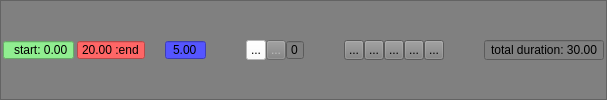
    <widget class="QFrameButtons" name="frame_buttons">
     <property name="sizePolicy">
      <sizepolicy hsizetype="MinimumExpanding" vsizetype="Fixed">
       <horstretch>0</horstretch>
       <verstretch>0</verstretch>
      </sizepolicy>
     </property>
     <property name="minimumSize">
      <size>
       <width>0</width>
       <height>22</height>
      </size>
     </property>
     <property name="styleSheet">
      <string notr="true">background: gray</string>
     </property>
     <property name="frameShape">
      <enum>QFrame::StyledPanel</enum>
     </property>
     <property name="frameShadow">
      <enum>QFrame::Raised</enum>
     </property>
     <property name="lineWidth">
      <number>1</number>
     </property>
     <layout class="QHBoxLayout" name="horizontalLayout">
      <property name="spacing">
       <number>0</number>
      </property>
      <property name="leftMargin">
       <number>2</number>
      </property>
      <property name="topMargin">
       <number>0</number>
      </property>
      <property name="rightMargin">
       <number>2</number>
      </property>
      <property name="bottomMargin">
       <number>0</number>
      </property>
      <item>
       <widget class="QDoubleSpinBox" name="doubleSpinBox_start">
        <property name="sizePolicy">
         <sizepolicy hsizetype="Fixed" vsizetype="Fixed">
          <horstretch>0</horstretch>
          <verstretch>0</verstretch>
         </sizepolicy>
        </property>
        <property name="minimumSize">
         <size>
          <width>0</width>
          <height>0</height>
         </size>
        </property>
        <property name="maximumSize">
         <size>
          <width>80</width>
          <height>20</height>
         </size>
        </property>
        <property name="styleSheet">
         <string notr="true">background-color: lightgreen</string>
        </property>
        <property name="alignment">
         <set>Qt::AlignRight|Qt::AlignTrailing|Qt::AlignVCenter</set>
        </property>
        <property name="buttonSymbols">
         <enum>QAbstractSpinBox::NoButtons</enum>
        </property>
        <property name="prefix">
         <string>start: </string>
        </property>
        <property name="decimals">
         <number>2</number>
        </property>
       </widget>
      </item>
      <item>
       <spacer name="horizontalSpacer_4">
        <property name="orientation">
         <enum>Qt::Horizontal</enum>
        </property>
        <property name="sizeType">
         <enum>QSizePolicy::Minimum</enum>
        </property>
        <property name="sizeHint" stdset="0">
         <size>
          <width>3</width>
          <height>20</height>
         </size>
        </property>
       </spacer>
      </item>
      <item>
       <widget class="QDoubleSpinBox" name="doubleSpinBox_end">
        <property name="sizePolicy">
         <sizepolicy hsizetype="Fixed" vsizetype="Fixed">
          <horstretch>0</horstretch>
          <verstretch>0</verstretch>
         </sizepolicy>
        </property>
        <property name="minimumSize">
         <size>
          <width>61</width>
          <height>0</height>
         </size>
        </property>
        <property name="maximumSize">
         <size>
          <width>80</width>
          <height>20</height>
         </size>
        </property>
        <property name="styleSheet">
         <string notr="true">background-color: #ff6666</string>
        </property>
        <property name="buttonSymbols">
         <enum>QAbstractSpinBox::NoButtons</enum>
        </property>
        <property name="prefix">
         <string/>
        </property>
        <property name="suffix">
         <string> :end</string>
        </property>
        <property name="value">
         <double>20.000000000000000</double>
        </property>
       </widget>
      </item>
      <item>
       <spacer name="horizontalSpacer_6">
        <property name="orientation">
         <enum>Qt::Horizontal</enum>
        </property>
        <property name="sizeType">
         <enum>QSizePolicy::Minimum</enum>
        </property>
        <property name="sizeHint" stdset="0">
         <size>
          <width>20</width>
          <height>20</height>
         </size>
        </property>
       </spacer>
      </item>
      <item>
       <widget class="QDoubleSpinBox" name="doubleSpinBox_cursor">
        <property name="sizePolicy">
         <sizepolicy hsizetype="Fixed" vsizetype="Fixed">
          <horstretch>0</horstretch>
          <verstretch>0</verstretch>
         </sizepolicy>
        </property>
        <property name="minimumSize">
         <size>
          <width>0</width>
          <height>0</height>
         </size>
        </property>
        <property name="maximumSize">
         <size>
          <width>85</width>
          <height>20</height>
         </size>
        </property>
        <property name="layoutDirection">
         <enum>Qt::LeftToRight</enum>
        </property>
        <property name="styleSheet">
         <string notr="true">background-color: #5555ff</string>
        </property>
        <property name="wrapping">
         <bool>false</bool>
        </property>
        <property name="alignment">
         <set>Qt::AlignCenter</set>
        </property>
        <property name="buttonSymbols">
         <enum>QAbstractSpinBox::NoButtons</enum>
        </property>
        <property name="prefix">
         <string/>
        </property>
        <property name="decimals">
         <number>2</number>
        </property>
        <property name="singleStep">
         <double>1.000000000000000</double>
        </property>
        <property name="value">
         <double>5.000000000000000</double>
        </property>
       </widget>
      </item>
      <item>
       <spacer name="horizontalSpacer_3">
        <property name="orientation">
         <enum>Qt::Horizontal</enum>
        </property>
        <property name="sizeType">
         <enum>QSizePolicy::Expanding</enum>
        </property>
        <property name="sizeHint" stdset="0">
         <size>
          <width>40</width>
          <height>20</height>
         </size>
        </property>
       </spacer>
      </item>
      <item>
       <widget class="QToolButton" name="toolButton_keyPose">
        <property name="sizePolicy">
         <sizepolicy hsizetype="Fixed" vsizetype="Fixed">
          <horstretch>0</horstretch>
          <verstretch>0</verstretch>
         </sizepolicy>
        </property>
        <property name="maximumSize">
         <size>
          <width>20</width>
          <height>20</height>
         </size>
        </property>
        <property name="toolTip">
         <string>&lt;html&gt;&lt;head/&gt;&lt;body&gt;&lt;p&gt;&lt;span style=&quot; font-weight:600;&quot;&gt;insert/replace key pose on cursor&lt;/span&gt;&lt;/p&gt;&lt;p&gt;shortcut: &amp;lt;i&amp;gt;&lt;/p&gt;&lt;/body&gt;&lt;/html&gt;</string>
        </property>
        <property name="styleSheet">
         <string notr="true">background-color:white;</string>
        </property>
        <property name="text">
         <string>...</string>
        </property>
        <property name="icon">
         <iconset resource="timeline.qrc">
          <normaloff>:/images/key.png</normaloff>:/images/key.png</iconset>
        </property>
        <property name="iconSize">
         <size>
          <width>15</width>
          <height>15</height>
         </size>
        </property>
       </widget>
      </item>
      <item>
       <widget class="QToolButton" name="toolButton_deleteKeyPose">
        <property name="enabled">
         <bool>false</bool>
        </property>
        <property name="maximumSize">
         <size>
          <width>20</width>
          <height>20</height>
         </size>
        </property>
        <property name="toolTip">
         <string>&lt;html&gt;&lt;head/&gt;&lt;body&gt;&lt;p&gt;&lt;span style=&quot; font-weight:600;&quot;&gt;delete keyPose on cursor&lt;/span&gt;&lt;/p&gt;&lt;p&gt;shortcut: &amp;lt;shift&amp;gt;&amp;lt;i&amp;gt;&lt;/p&gt;&lt;/body&gt;&lt;/html&gt;</string>
        </property>
        <property name="text">
         <string>...</string>
        </property>
       </widget>
      </item>
      <item>
       <widget class="QSpinBox" name="spinBox">
        <property name="maximumSize">
         <size>
          <width>18</width>
          <height>20</height>
         </size>
        </property>
        <property name="toolTip">
         <string>&lt;html&gt;&lt;head/&gt;&lt;body&gt;&lt;p&gt;&lt;span style=&quot; font-weight:600;&quot;&gt;numbers of keyPoses&lt;/span&gt;&lt;/p&gt;&lt;/body&gt;&lt;/html&gt;</string>
        </property>
        <property name="readOnly">
         <bool>true</bool>
        </property>
        <property name="buttonSymbols">
         <enum>QAbstractSpinBox::NoButtons</enum>
        </property>
       </widget>
      </item>
      <item>
       <spacer name="horizontalSpacer_5">
        <property name="orientation">
         <enum>Qt::Horizontal</enum>
        </property>
        <property name="sizeHint" stdset="0">
         <size>
          <width>40</width>
          <height>20</height>
         </size>
        </property>
       </spacer>
      </item>
      <item>
       <widget class="QToolButton" name="toolButton_start">
        <property name="maximumSize">
         <size>
          <width>20</width>
          <height>20</height>
         </size>
        </property>
        <property name="toolTip">
         <string>&lt;html&gt;&lt;head/&gt;&lt;body&gt;&lt;p&gt;&lt;span style=&quot; font-weight:600;&quot;&gt;set cursor on the start&lt;/span&gt;&lt;/p&gt;&lt;/body&gt;&lt;/html&gt;</string>
        </property>
        <property name="text">
         <string>...</string>
        </property>
        <property name="icon">
         <iconset resource="timeline.qrc">
          <normaloff>:/images/start.png</normaloff>:/images/start.png</iconset>
        </property>
       </widget>
      </item>
      <item>
       <widget class="QToolButton" name="toolButton_rearward">
        <property name="maximumSize">
         <size>
          <width>20</width>
          <height>20</height>
         </size>
        </property>
        <property name="toolTip">
         <string>&lt;html&gt;&lt;head/&gt;&lt;body&gt;&lt;p&gt;&lt;span style=&quot; font-weight:600;&quot;&gt;set cursor on previous keyPose&lt;/span&gt;&lt;/p&gt;&lt;/body&gt;&lt;/html&gt;</string>
        </property>
        <property name="text">
         <string>...</string>
        </property>
        <property name="icon">
         <iconset resource="timeline.qrc">
          <normaloff>:/images/rearward.png</normaloff>:/images/rearward.png</iconset>
        </property>
       </widget>
      </item>
      <item>
       <widget class="QToolButtonPlayPause" name="toolButton_playPause">
        <property name="maximumSize">
         <size>
          <width>20</width>
          <height>20</height>
         </size>
        </property>
        <property name="toolTip">
         <string>&lt;html&gt;&lt;head/&gt;&lt;body&gt;&lt;p&gt;&lt;span style=&quot; font-weight:600;&quot;&gt;play/pause animation until end&lt;/span&gt;&lt;/p&gt;&lt;/body&gt;&lt;/html&gt;</string>
        </property>
        <property name="text">
         <string>...</string>
        </property>
        <property name="icon">
         <iconset resource="timeline.qrc">
          <normaloff>:/images/play.png</normaloff>:/images/play.png</iconset>
        </property>
       </widget>
      </item>
      <item>
       <widget class="QToolButton" name="toolButton_forward">
        <property name="maximumSize">
         <size>
          <width>20</width>
          <height>20</height>
         </size>
        </property>
        <property name="toolTip">
         <string>&lt;html&gt;&lt;head/&gt;&lt;body&gt;&lt;p&gt;&lt;span style=&quot; font-weight:600;&quot;&gt;set cursor on next keyPose&lt;/span&gt;&lt;/p&gt;&lt;/body&gt;&lt;/html&gt;</string>
        </property>
        <property name="text">
         <string>...</string>
        </property>
        <property name="icon">
         <iconset resource="timeline.qrc">
          <normaloff>:/images/forward.png</normaloff>:/images/forward.png</iconset>
        </property>
       </widget>
      </item>
      <item>
       <widget class="QToolButton" name="toolButton_end">
        <property name="maximumSize">
         <size>
          <width>20</width>
          <height>20</height>
         </size>
        </property>
        <property name="toolTip">
         <string>&lt;html&gt;&lt;head/&gt;&lt;body&gt;&lt;p&gt;&lt;span style=&quot; font-weight:600;&quot;&gt;set cursor on the end&lt;/span&gt;&lt;/p&gt;&lt;/body&gt;&lt;/html&gt;</string>
        </property>
        <property name="text">
         <string>...</string>
        </property>
        <property name="icon">
         <iconset resource="timeline.qrc">
          <normaloff>:/images/end.png</normaloff>:/images/end.png</iconset>
        </property>
       </widget>
      </item>
      <item>
       <spacer name="horizontalSpacer">
        <property name="orientation">
         <enum>Qt::Horizontal</enum>
        </property>
        <property name="sizeHint" stdset="0">
         <size>
          <width>40</width>
          <height>20</height>
         </size>
        </property>
       </spacer>
      </item>
      <item>
       <widget class="QDoubleSpinBox" name="doubleSpinBox_maxDuration">
        <property name="sizePolicy">
         <sizepolicy hsizetype="Minimum" vsizetype="Fixed">
          <horstretch>0</horstretch>
          <verstretch>0</verstretch>
         </sizepolicy>
        </property>
        <property name="minimumSize">
         <size>
          <width>120</width>
          <height>0</height>
         </size>
        </property>
        <property name="alignment">
         <set>Qt::AlignRight|Qt::AlignTrailing|Qt::AlignVCenter</set>
        </property>
        <property name="buttonSymbols">
         <enum>QAbstractSpinBox::NoButtons</enum>
        </property>
        <property name="prefix">
         <string>total duration: </string>
        </property>
        <property name="value">
         <double>30.000000000000000</double>
        </property>
       </widget>
      </item>
     </layout>
    </widget>
